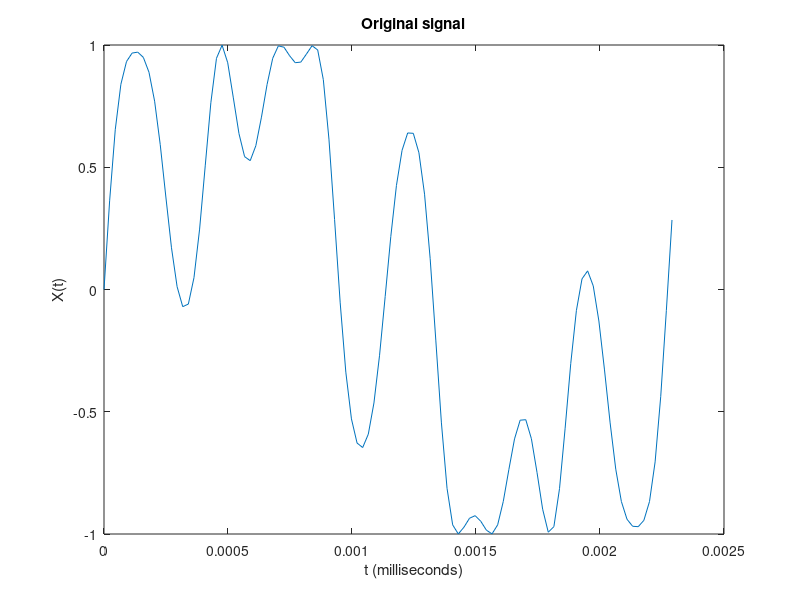
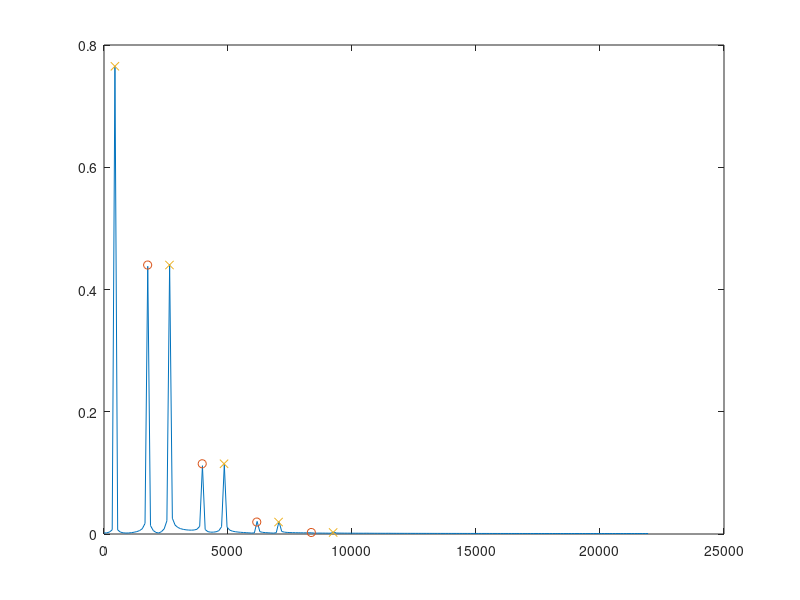

The MATLAB script that drew these images, in order:
Fs = 44100;            % Sampling frequency
T = 1/Fs;             % Sampling period
L = 400;             % Length of signal
t = (0:L-1)*T;        % Time vector
Fc = 440;             % Carrier frequency
R = 5;                % Ratio
Fm = Fc*R;             % Modulation frequency
I = 1;              % Modulation index
X = sin(2*pi*Fc*t + I.*sin(2*pi*Fm*t));

figure (1)
plot(t(1:102),X(1:102))
title('Original signal')
xlabel('t (milliseconds)')
ylabel('X(t)')

Y = fft(X);

f = Fs*(0:(L/2))/L;

Z = 2*abs(Y)/L;

n = 4;
sidamp = besselj(0:n,I);
sidamp = [fliplr(sidamp(2:end)), sidamp];
sidf = (Fc-n*Fm):Fm:(Fc+n*Fm);
sidf(1:4)=-sidf(1:4);
sidamp(1:4) = -sidamp(1:4);

sidamp = abs(sidamp);

figure (3)
plot(f(1:L/2),Z(1:L/2),sidf(1:4),sidamp(1:4),"o",sidf(5:9),sidamp(5:9),"x")
